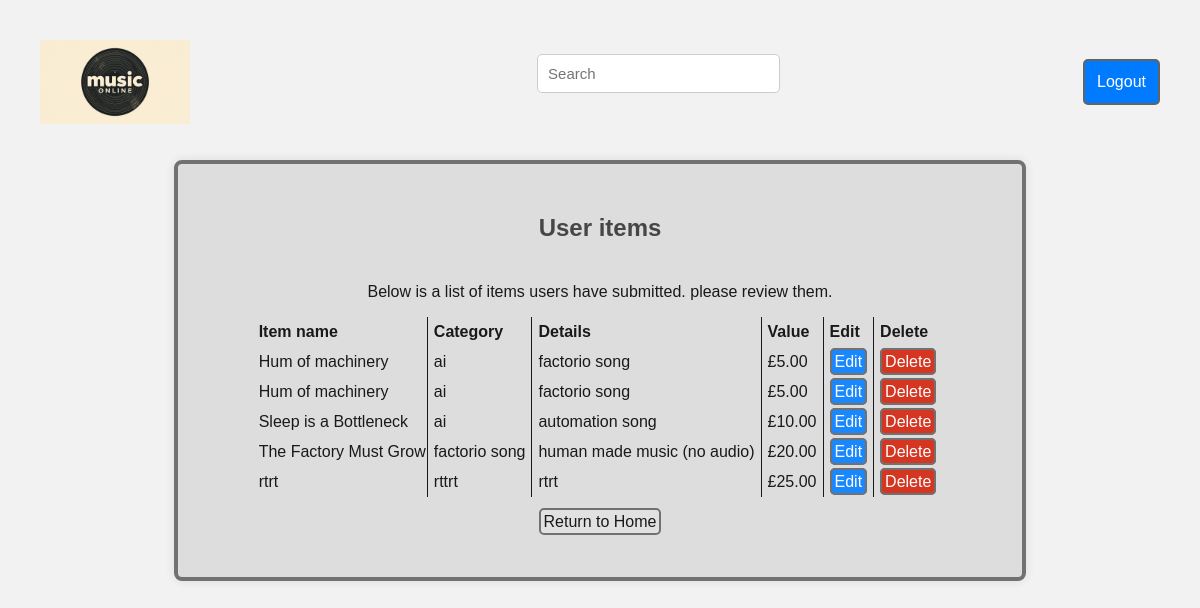
Page /items.php (signed in) on the committed database.
### tables this page shows
CREATE TABLE `items` (
  `id` int(11) NOT NULL COMMENT 'Item ID',
  `item_name` varchar(100) NOT NULL COMMENT 'Name/title of the item',
  `category` varchar(50) NOT NULL COMMENT 'Item category/type',
  `details` text NOT NULL COMMENT 'Additional description',
  `value` varchar(50) NOT NULL COMMENT 'could represent cost',
  `created_by` int(11) DEFAULT NULL,
  `image` text NOT NULL COMMENT 'the link to the image for the vinyl',
  `audio` text NOT NULL COMMENT 'the link for the audio mp3'
);

### items.php (the view, shortened to what this page needs)
<?php include './includes/header.php'; ?>
<?php
$conn = new mysqli("localhost", "root", "", "customer_db");
$sql = "SELECT items.id, item_name, category, details, username, `value` FROM items INNER JOIN users ON items.created_by = users.id;";
$stmt = $conn->prepare($sql);
$stmt->execute();
$result = $stmt->get_result();
?>
<main>
    <div id="top_box">
        <div id="spacing">
            <a href="landing_page.php"><img src="./images/logo_music_online.jpg" alt="music online logo" id="logo"></a>
        </div>
        <div id="searching">
            <form action="search_results.php" method="get" id="search_box">
                <input type="text" id="item_name" name="item_name" placeholder="Search">
            </form>
        </div>
        <form action="logout.php" method="post" style="text-align:right;">
            <button type="submit">Logout</button>
        </form>
    </div>
    <br>
    <br>
    <section class="customer-form">
        <h2>User items</h2>
        <p>Below is a list of items users have submitted. please review them.</p>
        <?php
            if($result->num_rows > 0){
                echo"
                <table>
                    <tr>
                        <td>
                            <strong>Item name<strong>
                        </td>
                        <td>
                            <strong>Category<strong>
                        </td>
                        <td>
                            <strong>Details<strong>
                        </td>
                        <td>
                            <strong>Value<strong>
                        </td>
                        <td>
                           <strong>Edit<strong>
                        </td>
                        <td>
                            <strong>Delete<strong>
                        </td>
                    </tr>
                ";
                while($item = $result->fetch_assoc()){
                    echo "<tr>";
                    echo "<td>".htmlspecialchars($item['item_name'])."</td>";
                    echo "<td>".htmlspecialchars($item['category'])."</td>";
                    echo "<td>".htmlspecialchars($item['details'])."</td>";
                    echo "<td>£".htmlspecialchars($item['value'])."</td>";
                    echo "<td><a class='edit_button'href='edit_item.php?id=".htmlspecialchars($item['id'])."'>Edit</a> </td>";
                    echo "<td><a class='delete_button'href='user_delete_item.php?id=".htmlspecialchars($item['id'])."'>Delete</a></td>";
                    echo "</tr>";
                }
                echo "</table>";
            }
            else{
                echo "<p>You have not submitted any items yet.</p>";
            }
        ?>
        <P><a class="back_button" href="admin_home.php">Return to Home</a></P>
    </section>
</main>
<?php include './includes/footer.php'; ?>

### css/style.css (style rules this page uses)
body { font-family: Arial, sans-serif; background: #f2f2f2; padding: 40px; margin: 0; background-image: url(../images/clay-banks-fEVaiLwWvlU-unsplash.jpg); }
main { display: flex; justify-content: center; flex-direction: column; align-items: center; width: 100%; }
.customer-form { width: 70%; background: #dbdbdb; padding: 30px; border-radius: 8px; border: #636363 solid; border-width: 4px; box-shadow: 0 0 12px rgba(0, 0, 0, 0.1); opacity: 0.9; display: flex; flex-direction: column; align-items: center; justify-content: center; isolation: auto; }
.customer-form h2 { text-align: center; margin-bottom: 25px; color: #333; }
input[type="text"], input[type="email"] { width: 100%; padding: 10px; margin-bottom: 18px; border: 1px solid #ccc; border-radius: 5px; font-size: 15px; box-sizing: border-box; }
button[type="submit"] { width: 100%; padding: 12px; border: none; background: #007bff; color: white; font-size: 16px; cursor: pointer; border-radius: 5px; transition: background 0.3s ease; border: #636363 solid; border-width: 2px; }
input[type="text"], input[type="email"], input[type="password"] { width: 100%; padding: 10px; margin-bottom: 18px; border: 1px solid #ccc; border-radius: 5px; font-size: 15px; box-sizing: border-box; }
button, input[type="submit"] { width: 100%; padding: 12px; border: none; background: #007bff; color: #fff; font-size: 16px; cursor: pointer; border-radius: 5px; transition: background 0.3s ease; }
table { border-collapse: collapse; }
td + td, th + th { border-left: 1px solid #000; padding: 6px; }
.edit_button { width: 100%; padding: 3px; border: none; background: #007bff; color: #fff; font-size: 16px; cursor: pointer; border-radius: 5px; text-decoration: none; border: #636363 solid; border-width: 2px; }
.delete_button { width: 100%; padding: 3px; border: none; background: #d1210a; color: #fff; font-size: 16px; cursor: pointer; border-radius: 5px; text-decoration: none; border: #636363 solid; border-width: 2px; }
.back_button { width: 50%; padding: 3px; border: none; background: rgba(255, 255, 255, 0.12); color: #000; font-size: 16px; cursor: pointer; border-radius: 5px; text-decoration: none; border: #636363 solid; border-width: 2px; backdrop-filter: blur(5px) saturate(150%); -webkit-backdrop-filter: blur(5px) saturate(150%); }
#search_box { width: 110%; padding: 5%; }
#top_box { display: flex; justify-content: space-between; flex-direction: row; align-items: center; width: 100%; }
#logo { max-width: 150px; height: auto; display: block; }

### rows in the picture
items: item_name "Hum of machinery", category "ai", details "factorio song", value "5.00"
items: item_name "Hum of machinery", category "ai", details "factorio song", value "5.00"
items: item_name "Sleep is a Bottleneck", category "ai", details "automation song", value "10.00"
items: item_name "The Factory Must Grow", category "factorio song", details "human made music (no audio)", value "20.00"
items: item_name "rtrt", category "rttrt", details "rtrt", value "25.00"
